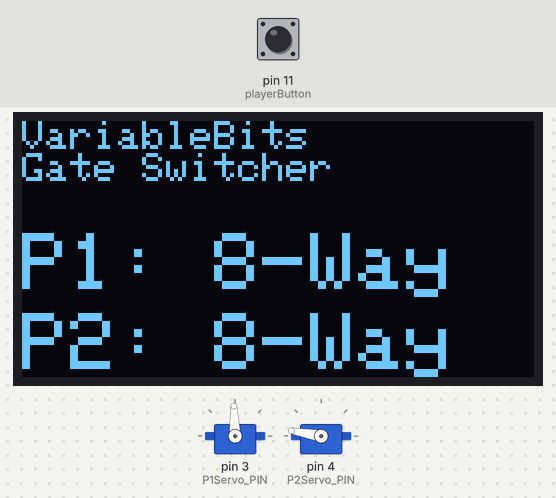
A sketch run on a simulated Arduino Uno, built with avr-gcc and run on an emulated ATmega328P. Parts: 2 × servo, 128×64 one-colour display. Inputs (shaded band) come from the test bench; at power-on: pin 11 (playerButton) LOW. The display library's start-up logo is not drawn; what the sketch prints to the serial monitor is not drawn.

Above: at 3.2 s.
3.3 s: pin 11 (playerButton) pulled HIGH for 0.15 s
At 5.7 s:
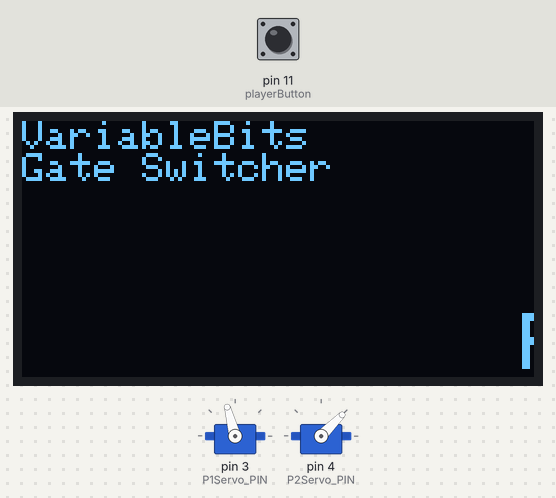
6.3 s: pin 11 (playerButton) pulled HIGH for 1 s
At 9.1 s:
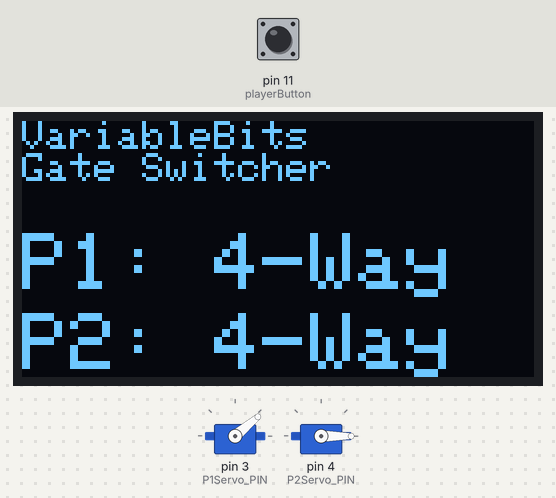
9.9 s: pin 11 (playerButton) pulled HIGH for 3.2 s
At 11.2 s:
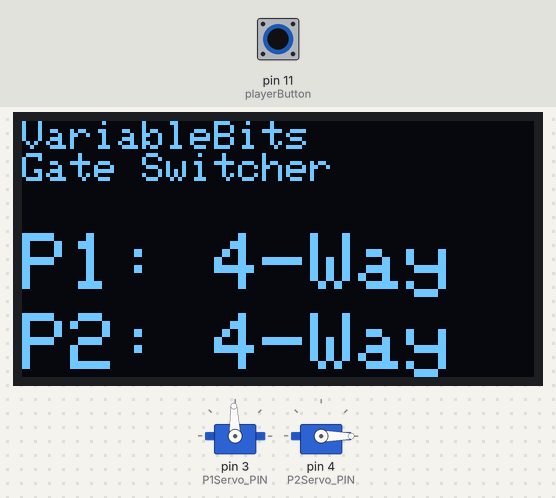
Timing chart, 0 to 16.0 s (numbered marks = the images above; inputs shaded):
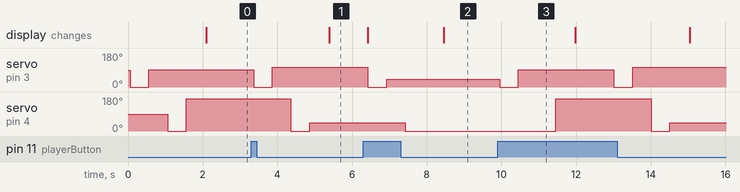

Measured:
- after the input at 3.3 s, servo on pin 3 (P1Servo_PIN): 92° → 0° after 0.06 s, → 105° 0.50 s later; servo on pin 4 (P2Servo_PIN): 170° → 0° after 1.1 s, → 45° 0.50 s later; the display: changes after 2.1 s (image 1)
- after the input at 6.3 s, servo on pin 3 (P1Servo_PIN): 105° → 0° after 0.12 s, → 40° 0.50 s later; servo on pin 4 (P2Servo_PIN): 45° → 0° after 1.1 s
- after the input at 9.9 s, servo on pin 3 (P1Servo_PIN): 40° → 0° after 0.05 s, → 92° 0.50 s later, → 0° 2.6 s later, → 105° 0.50 s later; servo on pin 4 (P2Servo_PIN): 0° → 170° after 1.6 s, → 0° 2.6 s later, → 45° 0.50 s later

The sketch:

arcadeStick4-8way.ino
```cpp
// Arcade gate switcher v0.1 by VariableBits
// This is free to use.

#include<Servo.h>
#include <SPI.h>
#include <Wire.h>
#include <Adafruit_GFX.h>
#include <Adafruit_SSD1306.h>

#define P1Servo_PIN   3
#define P2Servo_PIN   4
#define SCREEN_WIDTH 128 // OLED display width, in pixels
#define SCREEN_HEIGHT 64 // OLED display height, in pixels

Servo joystick1Switch;
Servo joystick2Switch;

// Declaration for an SSD1306 display connected to I2C (SDA, SCL pins)
#define OLED_RESET     -1 // Reset pin # (or -1 if sharing Arduino reset pin)
Adafruit_SSD1306 display(SCREEN_WIDTH, SCREEN_HEIGHT, &Wire, OLED_RESET);

int p1servoAngle = 0;
char key = 0;
int playerButton = 11;
int p1val = 0;
int p1State = 0;    // 2 = 8 way, 1 = 4 way, 0 = 4 way diagonal
int p2State = 0;
int p1_4way_val = 40;
int p1_4Dway_val = 105;
int p1_8way_val = 92;
int p2_4way_val = 0;
int p2_4Dway_val = 45;
int p2_8way_val = 170;
int x = 0;
int minX = 0;

char message[] = "P1: 4-Way Diagonal";


void setup() {
  // put your setup code here, to run once:
  joystick1Switch.attach(P1Servo_PIN, 1000, 500);
  joystick2Switch.attach(P2Servo_PIN, 1000, 500);

  if(!display.begin(SSD1306_SWITCHCAPVCC, 0x1B)) { // Replace 0x1B with address for your screen
    Serial.println(F("SSD1306 allocation failed"));
    for(;;); // Don't proceed, loop forever
  }

  display.display();
  display.clearDisplay();

  Serial.begin(19200);
  pinMode(playerButton, INPUT);     // left player

  // run once
  joystick1Switch.write(0);                                  //move servo to 60 deg
  delay(500);                                           //wait for 500ms

  joystick1Switch.write(p1_8way_val);            // default 8 way p1
  p1State=2;
  delay(500);

  joystick2Switch.write(0);                                  //move servo to 60 deg
  delay(500);                                           //wait for 500ms

  joystick2Switch.write(p2_8way_val);            // default 8 way p2
  p2State=2;
  delay(500);

  display.invertDisplay(false);
  display.setRotation(0);
  display.setTextWrap(false);
  x = display.width();
  minX = -12 * strlen(message);

  joystick1Switch.detach();
  joystick2Switch.detach();
  display_state();
}

void loop() {
  p1val = digitalRead(playerButton);   // read player 1
  display_state();
  if(p1val == HIGH) {
    if(p1State == 0) {

      Serial.print("Switching controls to 4-way\n");
      joystick1Switch.attach(P1Servo_PIN, 1000, 500);
      joystick2Switch.attach(P2Servo_PIN, 1000, 500);

      joystick1Switch.write(0);                                  //move servo to 60 deg
      delay(500);                                           //wait for 500ms

      joystick1Switch.write(p1_4way_val);
      delay(500);
      joystick2Switch.write(0);                                  //move servo to 60 deg
      delay(500);                                           //wait for 500ms

      joystick2Switch.write(p2_4way_val);
      delay(500);

      p1State = 1;
      p2State = 1;
      display_state();
      joystick1Switch.detach();
      joystick2Switch.detach();
    } else if(p1State == 1) {
      joystick1Switch.attach(P1Servo_PIN, 1000, 500);
      joystick2Switch.attach(P2Servo_PIN, 1000, 500);
      Serial.print("Switching controls to 8-way\n");
      joystick1Switch.write(0);                                  //move servo to 60 deg
      delay(500);                                           //wait for 500ms

      joystick1Switch.write(p1_8way_val);
      delay(500);

      joystick2Switch.write(0);                                  //move servo to 60 deg
      delay(500);                                           //wait for 500ms

      joystick2Switch.write(p2_8way_val);
      delay(500);

      p1State = 2;
      p2State = 2;
      display_state();
      joystick1Switch.detach();
      joystick2Switch.detach();
    } else if (p1State == 2) {
      joystick1Switch.attach(P1Servo_PIN, 1000, 500);
      joystick2Switch.attach(P2Servo_PIN, 1000, 500);
      Serial.print("Switching controls to 4-way Diagnol\n");
      joystick1Switch.write(0);                                  //move servo to 60 deg
      delay(500);                                           //wait for 500ms

      joystick1Switch.write(p1_4Dway_val);
      delay(500);

      joystick2Switch.write(0);                                  //move servo to 60 deg
      delay(500);                                           //wait for 500ms

      joystick2Switch.write(p2_4Dway_val);
      delay(500);

      p1State = 0;
      p2State = 0;
      display_state();
      joystick1Switch.detach();
      joystick2Switch.detach();
    }
    delay(1000);
  }
}

void display_state()
{
  display.clearDisplay();

    display.setTextSize(1);
    display.setTextColor(SSD1306_WHITE);
    display.setCursor(0,0);
    display.println(F("VariableBits\nGate Switcher")); // Change to whatever you like.
    display.setTextSize(2);
    display.setTextColor(SSD1306_WHITE);
    display.setCursor(0, 28);
    if (p1State == 0)
    {
      display.setCursor(x, 28);
      display.println(F("P1: 4-Way Diagonal"));
      x = x -3;
      if(x < minX) x = display.width();
    }
    else if(p1State == 2)
      display.println(F("P1: 8-Way"));
    else if(p1State == 1)
      display.println(F("P1: 4-Way"));
    display.setTextSize(2);
    display.setTextColor(SSD1306_WHITE);
    display.setCursor(0, 48);
    if (p2State == 0)
    {
      display.setCursor(x, 48);
      display.println(F("P2: 4-Way Diagonal"));
      x = x -3;
      if(x < minX) x = display.width();
    }
    else if(p2State == 2)
      display.println(F("P2: 8-Way"));
    else if(p2State == 1)
      display.println(F("P2: 4-Way"));
    display.display();

}
```
